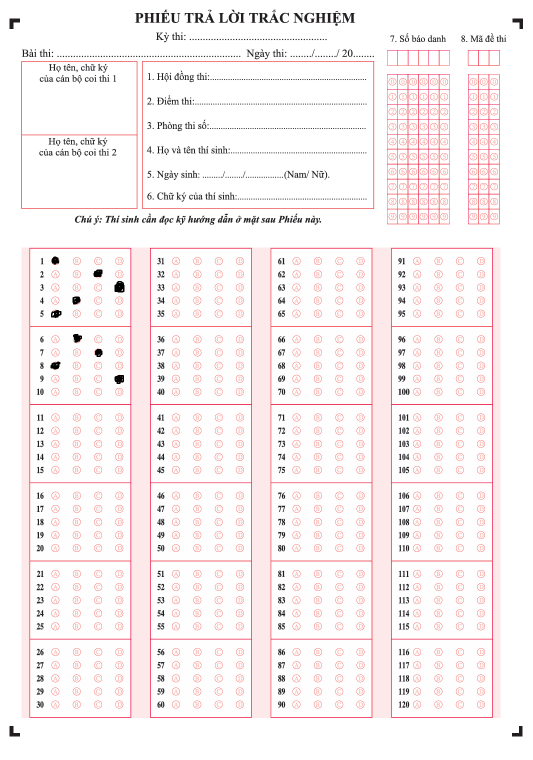
#> input picture img/paper00.png, 1065 x 1520 px (shown at 1/2 size)
$ python -i main.py   (imports and definitions only)
#> lines starting #> are read from the running program, lines starting #| are printed output that depends on the picture; after the words box and inside, x2 and y2 are one past the last pixel; in counts of white or black regions, pixels touching at a corner belong together
#> further down, picture is the input picture: shape (1520, 1065, 3); mean B, G, R 242.4, 241.8, 249.8
import imutils
import numpy as np
import cv2
from math import ceil
import yaml

def get_x(s):
    return s[1][0]


def get_y(s):
    return s[1][1]


def get_h(s):
    return s[1][3]


def get_x_boundingRect(s):
    s = cv2.boundingRect(s)
    return s[0] * s[1]


def crop_image(img):
    """
        this function use openCV to detect and crop the answer area
        :params img: input image
    """
    # convert image from BGR to GRAY to apply canny edge detection algorithm
    gray_img = cv2.cvtColor(img, cv2.COLOR_BGR2GRAY)
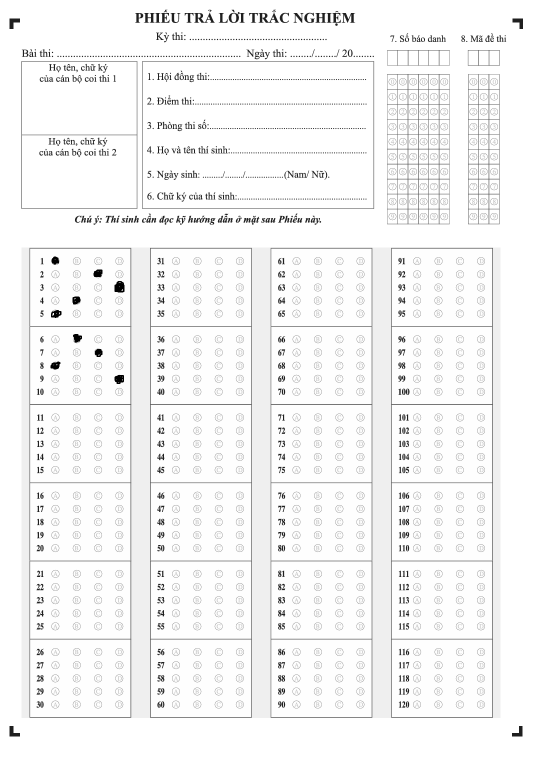
#> gray_img: shape (1520, 1065) (shown at 1/2 size); min 0, max 255, mean 244.3

    # remove noise by blur image
    blurred = cv2.GaussianBlur(gray_img, (5, 5), 0)

    # apply canny edge detection algorithm
    img_canny = cv2.Canny(blurred, 100, 200)
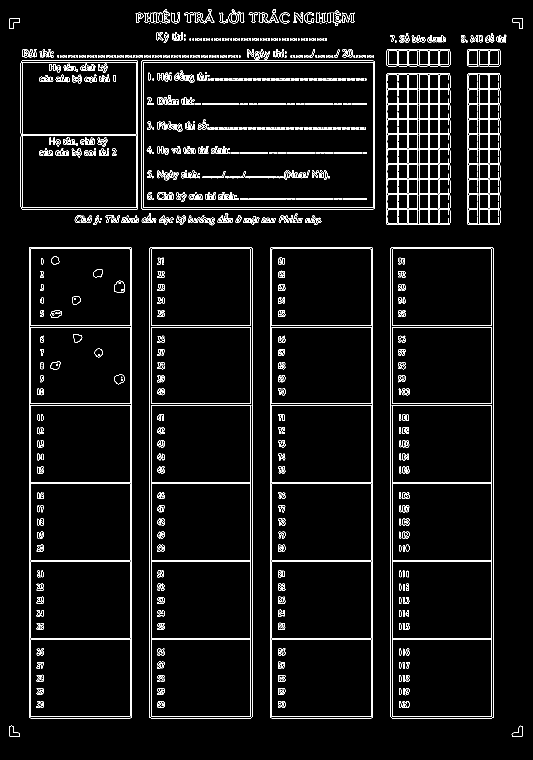
#> img_canny: shape (1520, 1065) (shown at 1/2 size); 4.6% white in thin lines or dots

    # find contours
    cnts = cv2.findContours(img_canny.copy(), cv2.RETR_TREE, cv2.CHAIN_APPROX_SIMPLE)
#> cnts = 2264 contours, 1410 with area under 20; largest, box (x1, y1, x2, y2) and area: (781, 495, 987, 1437) 192898, (540, 495, 746, 1437) 192898, (299, 495, 505, 1437) 192898, (781, 495, 987, 1437) 192892, (299, 495, 505, 1437) 192892
    cnts = imutils.grab_contours(cnts)

    ans_blocks = []
    x_old, y_old, w_old, h_old = 0, 0, 0, 0

    # ensure that at least one contour was found
    if len(cnts) > 0:
        # sort the contours according to their size in descending order
        cnts = sorted(cnts, key=get_x_boundingRect)
#> in get_x_boundingRect, `s = cv2.boundingRect(s)`: s = (1023, 1451, 22, 22)
#> cnts = 2264 contours, 1410 with area under 20; largest, box (x1, y1, x2, y2) and area: (299, 495, 505, 1437) 192898, (540, 495, 746, 1437) 192898, (781, 495, 987, 1437) 192898, (299, 495, 505, 1437) 192892, (781, 495, 987, 1437) 192892

        # loop over the sorted contours
        for c in cnts:
            x_curr, y_curr, w_curr, h_curr = cv2.boundingRect(c)

            if w_curr * h_curr > AREA_BOX:
                # check overlap contours
                check_xy_min = x_curr * y_curr - x_old * y_old
                check_xy_max = (x_curr + w_curr) * (y_curr + h_curr) - (x_old + w_old) * (y_old + h_old)

                # if list answer box is empty
                if len(ans_blocks) == 0:
                    ans_blocks.append(
                        (gray_img[y_curr:y_curr + h_curr, x_curr:x_curr + w_curr], [x_curr, y_curr, w_curr, h_curr]))
                    # update coordinates (x, y) and (height, width) of added contours
                    x_old = x_curr
                    y_old = y_curr
                    w_old = w_curr
                    h_old = h_curr
                elif check_xy_min > CHECK_XY and check_xy_max > CHECK_XY:
                    ans_blocks.append(
                        (gray_img[y_curr:y_curr + h_curr, x_curr:x_curr + w_curr], [x_curr, y_curr, w_curr, h_curr]))
                    # update coordinates (x, y) and (height, width) of added contours
                    x_old = x_curr
                    y_old = y_curr
                    w_old = w_curr
                    h_old = h_curr
#> this loop made 1 pass
#> (x_curr, y_curr, w_curr, h_curr) on pass 1: (18, 36, 22, 22)
#> after the loop, ans_blocks = []

        # sort ans_blocks according to x coordinate
        sorted_ans_blocks = sorted(ans_blocks, key=get_x)
        return sorted_ans_blocks


# [50 lines left out: functions process_ans_blocks, process_list_ans, not called in this run]


# [14 lines not run here, left out]

>>> import cv2
>>> picture = cv2.imread('img/paper00.png')
#> (the run stopped early here; a loop or call above may not have finished)
